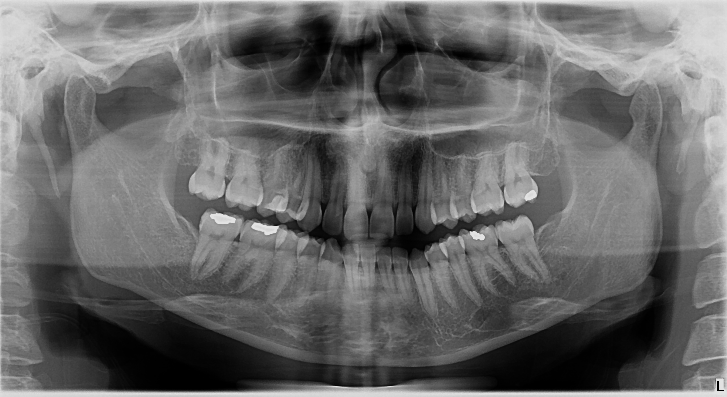
#> input picture test-images/female_27.bmp, 727 x 397 px; its folder holds only this picture in this run
$ python -i ROI_extraction.py   (imports and definitions only)   (older library calls are emulated)
#> lines starting #> are read from the running program, lines starting #| are printed output that depends on the picture; after the words box and inside, x2 and y2 are one past the last pixel; in counts of white or black regions, pixels touching at a corner belong together
### preprocessing.py
import cv2
import matplotlib.pyplot as plt
import numpy as np
from skimage.filters import (threshold_otsu, threshold_niblack, threshold_sauvola, rank)
from skimage.morphology import disk


def draw_histogram(image):
    plt.hist(image.ravel(), 256, [0, 256])
    plt.show()


# [42 lines left out: function match_histogram, not called in this run]


def equalize_histogram(image):
    result = cv2.equalizeHist(image)
    return result


def AHE(image, radius=150):
    result = rank.equalize(image=image, selem=disk(radius))
    return result


def CLAHE(image, clip_limit=2.0, grid_size=8):
    clahe = cv2.createCLAHE(clipLimit=clip_limit, tileGridSize=(grid_size, grid_size))
    adaptive_equalized = clahe.apply(image)
    return adaptive_equalized


# [279 lines left out: functions global_threshold, adaptive_threshold, otsu, niblack, sauvola, canny and 5 more, not called in this run]


def eliminate_white_pixels(image):
    image = np.where(image == 255, np.uint8(254), image)
    return image


def eliminate_black_pixels(image):
    image = np.where(image == 0, np.uint8(1), image)
    return image

### ROI_extraction.py
import numpy as np
import cv2
import matplotlib.pyplot as plt
from preprocessing import CLAHE


def detect_left_boundary(image):
    # use a matrix as the kernel, convolve it on the image to find black-to-white vertical edges
    vertical_edge_detector = [[-2, 0, 2],
                              [-2, 0, 2],
                              [-2, 0, 2]]
    v_kernel = np.array(vertical_edge_detector, dtype=np.float32) / 1.0
    v_edges = cv2.filter2D(image, -1, v_kernel)

    # do a heavy bilateral filtering, since the image is too noisy
    v_edges = cv2.bilateralFilter(v_edges, 45, 75, 75)

    # extract the dimensions of the input image
    height, width = image.shape[0], image.shape[1]

    # pick a specific window (experimentally obtained) of the image as the "left_window"
    left_window_close = int(width / 5.0)
    left_window_open = int(width / 10.0)

    # find the average intensity of all the pixels in the left window
    left_quarter = v_edges[:, left_window_open:left_window_close]
    mean_intensity_left = float(round(left_quarter.mean(), 2))
    # print("average intensity of left-window is:", mean_intensity_left)

    # find the intensity of all the image columns residing inside the left window
    intensity_list = list(sum(v_edges[:, left_window_open:left_window_close]))

    # define initial value of required variables
    mx = mean_intensity_left
    possible_left_boundaries = list()

    # find the possible boundaries; the condition detects every dark-to-bright supervene change (edge)
    for idx in range(0, len(intensity_list) - 2):
        if (intensity_list[idx] < mx) & (intensity_list[idx + 1] > mx) & (intensity_list[idx + 2] > mx):
            possible_left_boundaries.append(idx)

    # if the condition is not met at all, just pass a rational left boundary to the list
    if possible_left_boundaries == []:
        possible_left_boundaries.append(int((left_window_open + left_window_close) / 3))

    # the last element is the best left boundary (resulting in smaller ROI image)
    left_boundary = possible_left_boundaries[-1] + left_window_open

    # draw the left boundary as a black line on the input image
    v_thickness = int(width / 300)
    adaptive_equalized = cv2.line(image, (left_boundary, 0), (left_boundary, height), 0, v_thickness)

    return left_boundary


def detect_right_boundary(image, left_boundary):
    # extract the width of the input image
    height, width = image.shape[0], image.shape[1]

    # the right boundary is symmetrical to the left one (in most cases)
    right_boundary = width - left_boundary

    # draw the right boundary as a black line on the input image
    v_thickness = int(width / 300)
    adaptive_equalized = cv2.line(image, (right_boundary, 0), (right_boundary, height), 0, v_thickness)

    return right_boundary


def detect_lower_boundary(image, left_boundary):
    # use a matrix as the kernel to find black-to-white horizontal edges
    horizontal_edge_detector = [[2, 2, 2],
                                [0, 0, 0],
                                [-2, -2, -2]]
    h_kernel = np.array(horizontal_edge_detector, dtype=np.float32) / 1.0
    h_edges = cv2.filter2D(image, -1, h_kernel)
    h_edges = cv2.bilateralFilter(h_edges, 45, 75, 75)

    # extract the dimensions of the input image
    height, width = image.shape[0], image.shape[1]

    # choose a specific window (experimentally obtained) as the "lower_window"
    lower_window_close = int(height / 2.5)
    lower_window_open = int(height / 5.0)

    # extract the column of the left boundary as "column_of_interest"
    column_of_interest = h_edges[:, left_boundary]

    # reverse it. because we want to find the outer edge of the maxilla, which is the lower boundary
    column_of_interest = list(reversed(column_of_interest))

    # find the intensity of all the image rows residing inside the lower window
    lower_quarter = h_edges[lower_window_open:lower_window_close, left_boundary]
    mean_intensity_lower = float(round(lower_quarter.mean(), 2))
    # print("average intensity of lower-window is:", mean_intensity_lower)

    # define initial value of required variables
    ml = mean_intensity_lower
    possible_lower_boundaries = list()

    # find the possible boundaries; the condition detects every dark-to-bright supervene change (edge)
    for idx in range(lower_window_open, lower_window_close - 2):
        if (column_of_interest[idx] < ml) & (column_of_interest[idx + 1] >= ml) & (column_of_interest[idx + 2] >= ml):
            possible_lower_boundaries.append(idx)

    # if the condition is not met at all, just pass a rational lower boundary to the list
    if possible_lower_boundaries == []:
        possible_lower_boundaries.append(int((lower_window_open + lower_window_close) / 3))

    # the first element is the best lower boundary (resulting in smaller ROI image)
    lower_boundary = height - possible_lower_boundaries[0]

    # draw the lower boundary as a black line on the input image
    h_thickness = int(height / 150)
    adaptive_equalized = cv2.line(image, (0, lower_boundary), (width, lower_boundary), 0, h_thickness)

    return lower_boundary


def detect_upper_boundary(image, left_boundary):
    # use a matrix as the kernel to find white-to-black horizontal edges
    horizontal_edge_detector = [[-2, -2, -2, -2, -2],
                                [0,  0,  0, 0, 0],
                                [0, 0, 0, 0, 0],
                                [0, 0, 0, 0, 0],
                                [2,  2,  2, 2, 2]]
    h_kernel = np.array(horizontal_edge_detector, dtype=np.float32) / 1.0
    h_edges = cv2.filter2D(image, -1, h_kernel)
    h_edges = cv2.bilateralFilter(h_edges, 45, 75, 75)

    # extract the dimensions of the input image
    height, width = image.shape[0], image.shape[1]

    # choose a specific window (experimentally obtained) as the "lower_window"
    upper_window_close = int(height / 2.0)
    upper_window_open = int(height / 5.0)

    # extract the column of the left boundary as "column_of_interest"
    column_of_interest = h_edges[:, left_boundary]

    # find the intensity of all the image pixels residing inside the upper window of our column of interest
    upper_quarter = column_of_interest[upper_window_open:upper_window_close]
    mean_intensity_upper = float(round(upper_quarter.mean(), 2))
    # print("average intensity of upper-window is:", mean_intensity_upper)

    # define initial value of required variables
    mp = mean_intensity_upper
    possible_upper_boundaries = list()

    # find the possible boundaries; the condition detects every dark-to-bright supervene change (edge)
    for idx in range(upper_window_open, upper_window_close - 2):
        if (column_of_interest[idx] < mp) & (column_of_interest[idx + 1] >= mp) & (column_of_interest[idx + 2] >= mp):
            possible_upper_boundaries.append(idx)

    # if the condition is not met at all, just pass a rational lower boundary to the list
    if possible_upper_boundaries == []:
        possible_upper_boundaries.append(int((upper_window_open + upper_window_close) / 3))

    # the first element is the best lower boundary (resulting in smaller ROI image)
    upper_boundary = possible_upper_boundaries[0]
    # draw the lower boundary as a black line on the input image
    h_thickness = int(height / 150)
    adaptive_equalized = cv2.line(image, (0, upper_boundary), (width, upper_boundary), 0, h_thickness)

    return upper_boundary


def extract_roi(image, return_result=False, show_result=False):
    # at first, load the image and do the CLAHE as the pre-processing step
    # print("image dimensions are:", image.shape)
    adaptive_equalized = CLAHE(image=image, clip_limit=2.0, grid_size=8)

    # then, extract the desired boundaries
    left_boundary = detect_left_boundary(image=adaptive_equalized)
    right_boundary = detect_right_boundary(image=adaptive_equalized, left_boundary=left_boundary)
    lower_boundary = detect_lower_boundary(image=adaptive_equalized, left_boundary=left_boundary)
    upper_boundary = detect_upper_boundary(image=adaptive_equalized, left_boundary=left_boundary)

    roi = image[upper_boundary:lower_boundary, left_boundary:right_boundary]
    boundaries = [left_boundary, right_boundary, lower_boundary, upper_boundary]
    # plot the result as well as the input image
    if show_result:
        plt.subplot(211), plt.imshow(adaptive_equalized, cmap='gray')
        plt.xticks([]), plt.yticks([])
        plt.subplot(212), plt.imshow(roi, cmap='gray')
        plt.xticks([]), plt.yticks([])
        plt.show()

    if return_result:
        return roi, boundaries

>>> import cv2
>>> picture = cv2.imread('test-images/female_27.bmp', cv2.IMREAD_GRAYSCALE)
#> picture is the input picture: shape (397, 727); min 0, max 226, mean 104.7
>>> result = extract_roi(picture)
#> in detect_left_boundary, `v_edges = cv2.bilateralFilter(v_edges, 45, 75, 75)`:
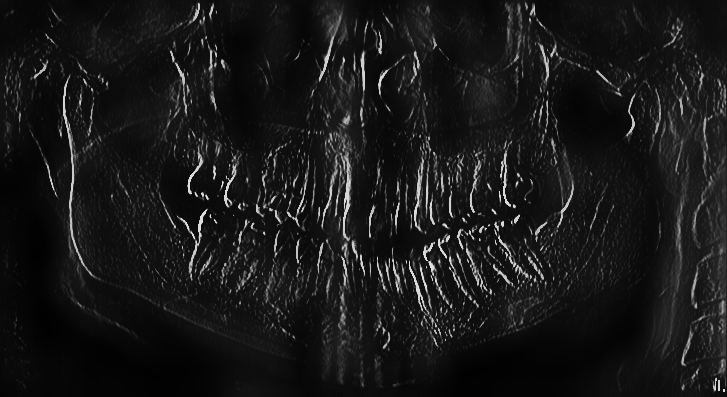
#> v_edges: shape (397, 727); min 1, max 224, mean 24.3
#> in detect_left_boundary, `left_quarter = v_edges[:, left_window_open:left_window_close]`:
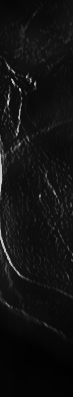
#> left_quarter: shape (397, 73); min 1, max 210, mean 18
#> in detect_left_boundary, `mean_intensity_left = float(round(left_quarter.mean(), 2))`: mean_intensity_left = 17.96
#> in detect_left_boundary, `intensity_list = list(sum(v_edges[:, left_window_open:left_window_clos..`: intensity_list = 73 values, max 246 at index 22, min 2 at index 13, mean 118.4
#> in detect_left_boundary, `mx = mean_intensity_left`: mx = 17.96
#> the loop in detect_left_boundary, `for idx in range(0, len(intensity_list) - 2):` made 71 passes
#> after the loop in detect_left_boundary, `for idx in range(0, len(intensity_list) - 2):`: possible_left_boundaries = [6, 9, 13, 23, 40, 57, 69]
#> in detect_left_boundary, `left_boundary = possible_left_boundaries[-1] + left_window_open`: left_boundary = 141
#> in detect_right_boundary, `right_boundary = width - left_boundary`: right_boundary = 586
#> in detect_lower_boundary, `h_edges = cv2.bilateralFilter(h_edges, 45, 75, 75)`:
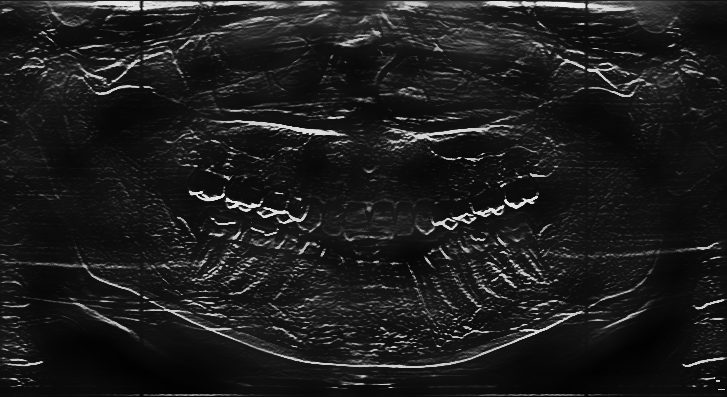
#> h_edges: shape (397, 727); min 1, max 236, mean 29.6
#> in detect_lower_boundary, `column_of_interest = h_edges[:, left_boundary]`: column_of_interest = 397 values, max 21 at index 0, min 1 at index 370, mean 13.41
#> in detect_lower_boundary, `column_of_interest = list(reversed(column_of_interest))`: column_of_interest = 397 values, max 21 at index 391, min 1 at index 24, mean 13.41
#> in detect_lower_boundary, `lower_quarter = h_edges[lower_window_open:lower_window_close, left_bou..`: lower_quarter = 79 values, max 16 at index 0, min 7 at index 29, mean 11.13
#> in detect_lower_boundary, `mean_intensity_lower = float(round(lower_quarter.mean(), 2))`: mean_intensity_lower = 11.13
#> after the loop in detect_lower_boundary, `for idx in range(lower_window_open, lower_window_close - 2):`: possible_lower_boundaries = []
#> in detect_lower_boundary, `lower_boundary = height - possible_lower_boundaries[0]`: lower_boundary = 318
#> in detect_lower_boundary, `adaptive_equalized = cv2.line(image, (0, lower_boundary), (width, lowe..`:
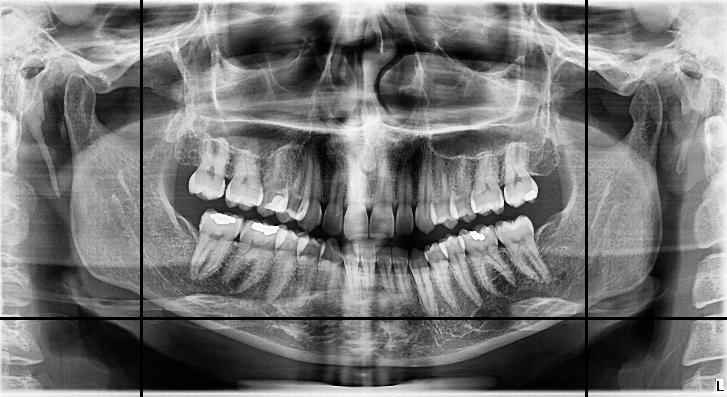
#> adaptive_equalized: shape (397, 727); min 0, max 255, mean 118.6
#> in detect_upper_boundary, `h_edges = cv2.bilateralFilter(h_edges, 45, 75, 75)`:
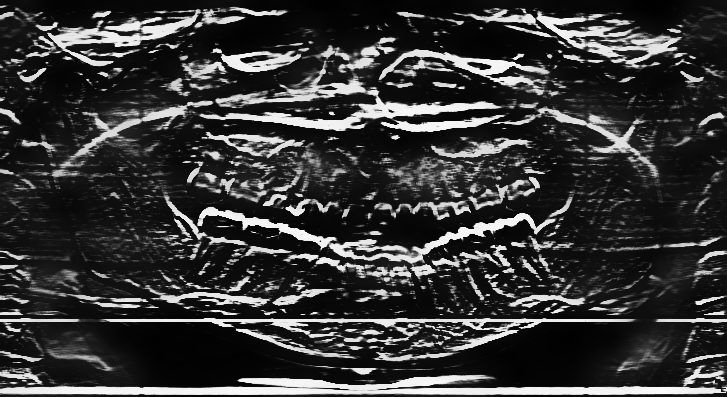
#> h_edges: shape (397, 727); min 0, max 250, mean 55.4
#> in detect_upper_boundary, `column_of_interest = h_edges[:, left_boundary]`: column_of_interest = 397 values, max 245 at index 388, min 3 at index 332, mean 32.79
#> in detect_upper_boundary, `upper_quarter = column_of_interest[upper_window_open:upper_window_close]`: upper_quarter = 119 values, max 191 at index 41, min 12 at index 0, mean 31.21
#> in detect_upper_boundary, `mean_intensity_upper = float(round(upper_quarter.mean(), 2))`: mean_intensity_upper = 31.21
#> after the loop in detect_upper_boundary, `for idx in range(upper_window_open, upper_window_close - 2):`: possible_upper_boundaries = [106, 109, 147, 162]
#> in detect_upper_boundary, `upper_boundary = possible_upper_boundaries[0]`: upper_boundary = 106
#> in detect_upper_boundary, `adaptive_equalized = cv2.line(image, (0, upper_boundary), (width, uppe..`:
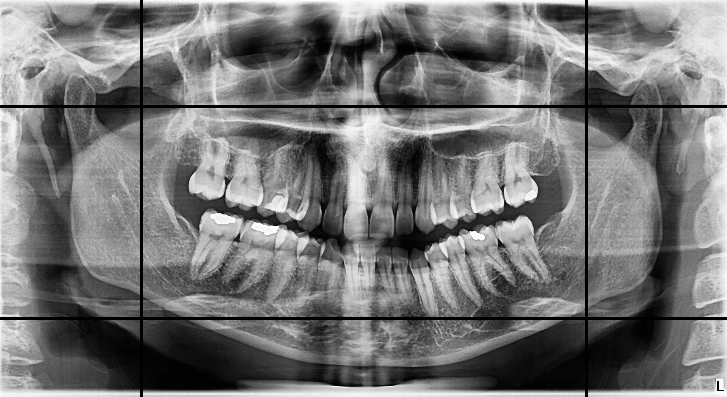
#> adaptive_equalized: shape (397, 727); 0.75% of pixels changed, all inside (x1, y1, x2, y2) = (0, 105, 727, 108)
#> in extract_roi, `roi = image[upper_boundary:lower_boundary, left_boundary:right_boundary]`:
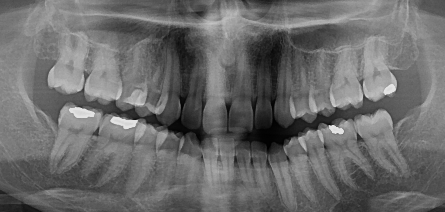
#> roi: shape (212, 445); min 0, max 226, mean 106.8
#> in extract_roi, `boundaries = [left_boundary, right_boundary, lower_boundary, upper_bou..`: boundaries = [141, 586, 318, 106]

$ run again, on test-images/female_45.bmp
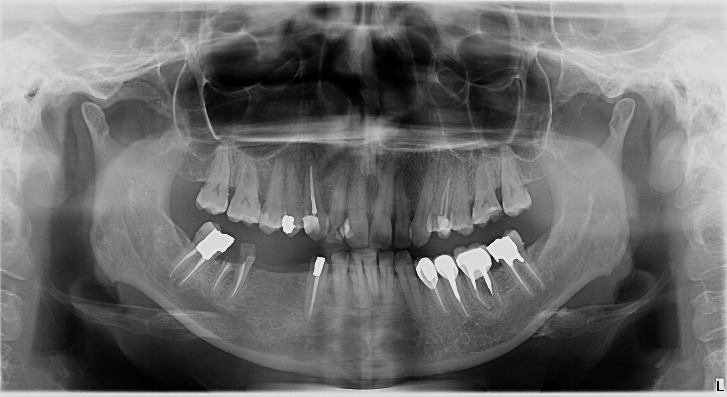
#> input picture test-images/female_45.bmp, 727 x 397 px
#> picture is the input picture: shape (397, 727); min 0, max 228, mean 108.7
#> mean_intensity_left = 19.45
#> intensity_list = 73 values, max 243 at index 6, min 3 at index 2, mean 97.52
#> mx = 19.45
#> the loop in detect_left_boundary, `for idx in range(0, len(intensity_list) - 2):` made 71 passes
#> after the loop in detect_left_boundary, `for idx in range(0, len(intensity_list) - 2):`: possible_left_boundaries = [2, 15, 40, 43, 68]
#> in detect_left_boundary, `left_boundary = possible_left_boundaries[-1] + left_window_open`: left_boundary = 140
#> in detect_right_boundary, `right_boundary = width - left_boundary`: right_boundary = 587
#> in detect_lower_boundary, `column_of_interest = h_edges[:, left_boundary]`: column_of_interest = 397 values, max 27 at index 1, min 4 at index 123, mean 13.95
#> in detect_lower_boundary, `column_of_interest = list(reversed(column_of_interest))`: column_of_interest = 397 values, max 27 at index 388, min 4 at index 0, mean 13.95
#> lower_quarter = 79 values, max 20 at index 1, min 4 at index 44, mean 9.22
#> mean_intensity_lower = 9.22
#> after the loop in detect_lower_boundary, `for idx in range(lower_window_open, lower_window_close - 2):`: possible_lower_boundaries = []
#> in detect_lower_boundary, `lower_boundary = height - possible_lower_boundaries[0]`: lower_boundary = 318
#> in detect_upper_boundary, `column_of_interest = h_edges[:, left_boundary]`: column_of_interest = 397 values, max 246 at index 389, min 0 at index 346, mean 29.42
#> upper_quarter = 119 values, max 222 at index 61, min 9 at index 118, mean 34.96
#> mean_intensity_upper = 34.96
#> after the loop in detect_upper_boundary, `for idx in range(upper_window_open, upper_window_close - 2):`: possible_upper_boundaries = [118, 149, 158, 167]
#> in detect_upper_boundary, `upper_boundary = possible_upper_boundaries[0]`: upper_boundary = 118
#> in detect_upper_boundary, `adaptive_equalized = cv2.line(image, (0, upper_boundary), (width, uppe..`:
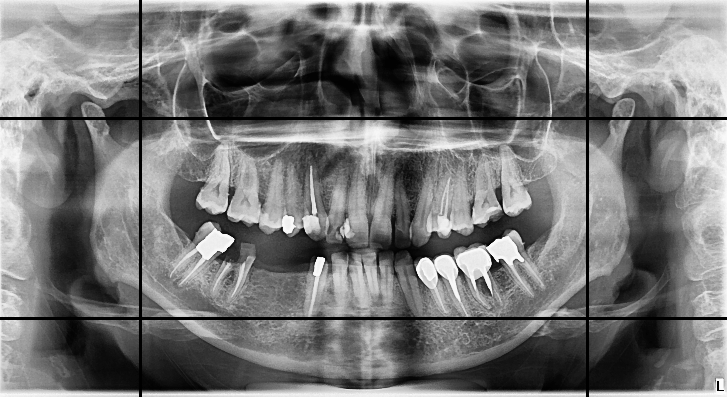
#> adaptive_equalized: shape (397, 727); min 0, max 255, mean 120.3
#> in extract_roi, `roi = image[upper_boundary:lower_boundary, left_boundary:right_boundary]`:
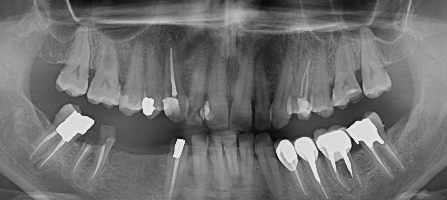
#> roi: shape (200, 447); min 6, max 228, mean 111.6
#> boundaries = [140, 587, 318, 118]

$ run again, on test-images/male_19.bmp
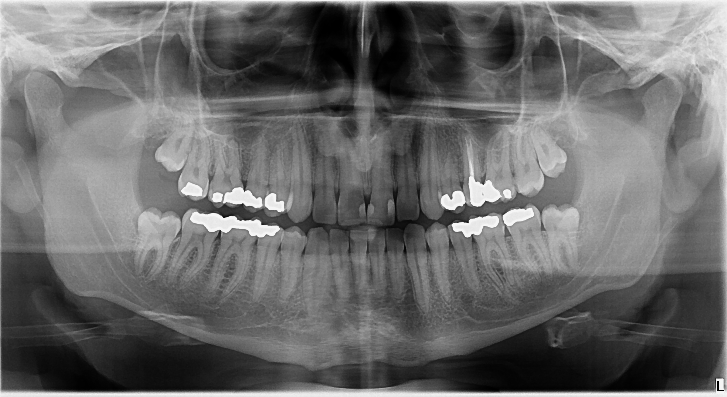
#> input picture test-images/male_19.bmp, 727 x 397 px
#> picture is the input picture: shape (397, 727); min 0, max 245, mean 106.2
#> mean_intensity_left = 17.57
#> intensity_list = 73 values, max 255 at index 68, min 2 at index 41, mean 138.3
#> mx = 17.57
#> the loop in detect_left_boundary, `for idx in range(0, len(intensity_list) - 2):` made 71 passes
#> after the loop in detect_left_boundary, `for idx in range(0, len(intensity_list) - 2):`: possible_left_boundaries = [21, 41]
#> in detect_left_boundary, `left_boundary = possible_left_boundaries[-1] + left_window_open`: left_boundary = 113
#> in detect_right_boundary, `right_boundary = width - left_boundary`: right_boundary = 614
#> in detect_lower_boundary, `column_of_interest = h_edges[:, left_boundary]`: column_of_interest = 397 values, max 18 at index 213, min 7 at index 94, mean 13.02
#> in detect_lower_boundary, `column_of_interest = list(reversed(column_of_interest))`: column_of_interest = 397 values, max 18 at index 77, min 7 at index 290, mean 13.02
#> lower_quarter = 79 values, max 17 at index 56, min 7 at index 15, mean 10.46
#> mean_intensity_lower = 10.46
#> after the loop in detect_lower_boundary, `for idx in range(lower_window_open, lower_window_close - 2):`: possible_lower_boundaries = []
#> in detect_lower_boundary, `lower_boundary = height - possible_lower_boundaries[0]`: lower_boundary = 318
#> in detect_upper_boundary, `column_of_interest = h_edges[:, left_boundary]`: column_of_interest = 397 values, max 249 at index 389, min 6 at index 396, mean 34.97
#> upper_quarter = 119 values, max 141 at index 30, min 8 at index 52, mean 29.39
#> mean_intensity_upper = 29.39
#> after the loop in detect_upper_boundary, `for idx in range(upper_window_open, upper_window_close - 2):`: possible_upper_boundaries = [81, 85, 96, 155, 165]
#> in detect_upper_boundary, `upper_boundary = possible_upper_boundaries[0]`: upper_boundary = 81
#> in detect_upper_boundary, `adaptive_equalized = cv2.line(image, (0, upper_boundary), (width, uppe..`:
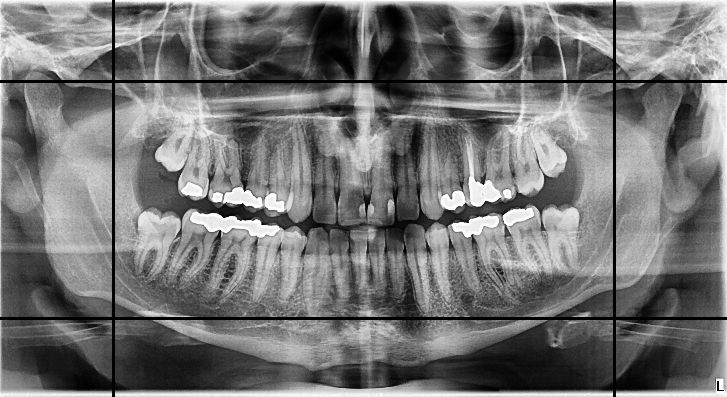
#> adaptive_equalized: shape (397, 727); min 0, max 254, mean 115.9
#> in extract_roi, `roi = image[upper_boundary:lower_boundary, left_boundary:right_boundary]`:
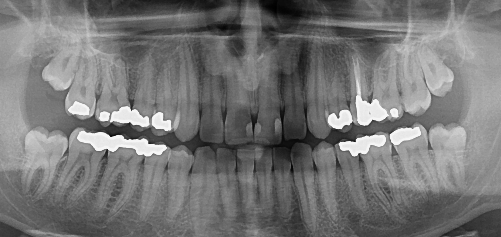
#> roi: shape (237, 501); min 0, max 245, mean 117.2
#> boundaries = [113, 614, 318, 81]
